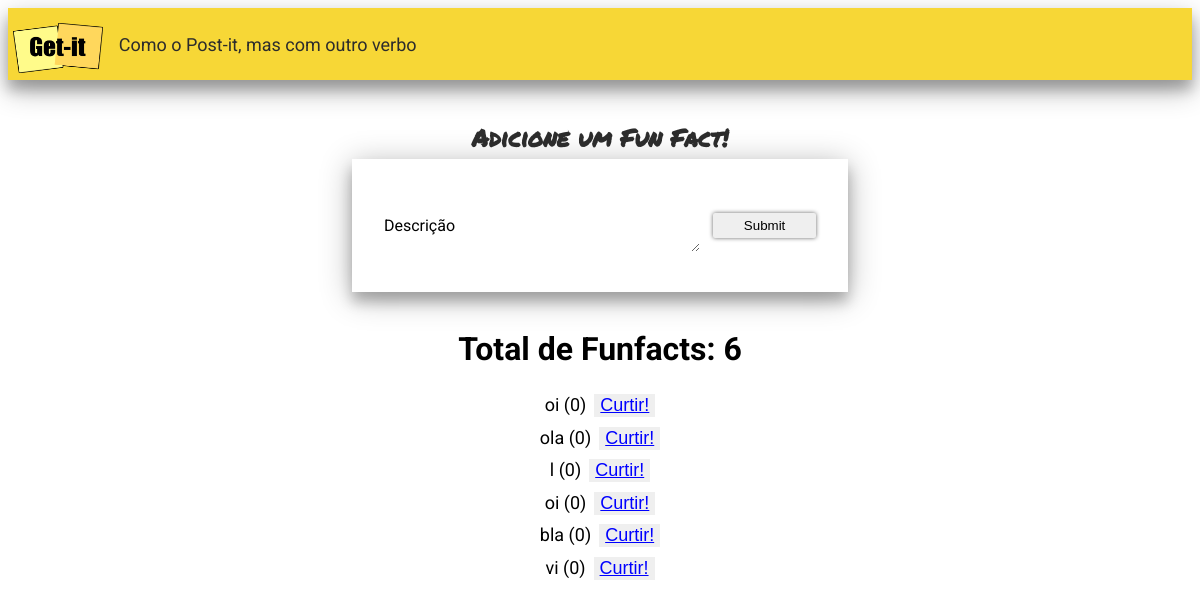
The app's page /fun_facts/, older data.
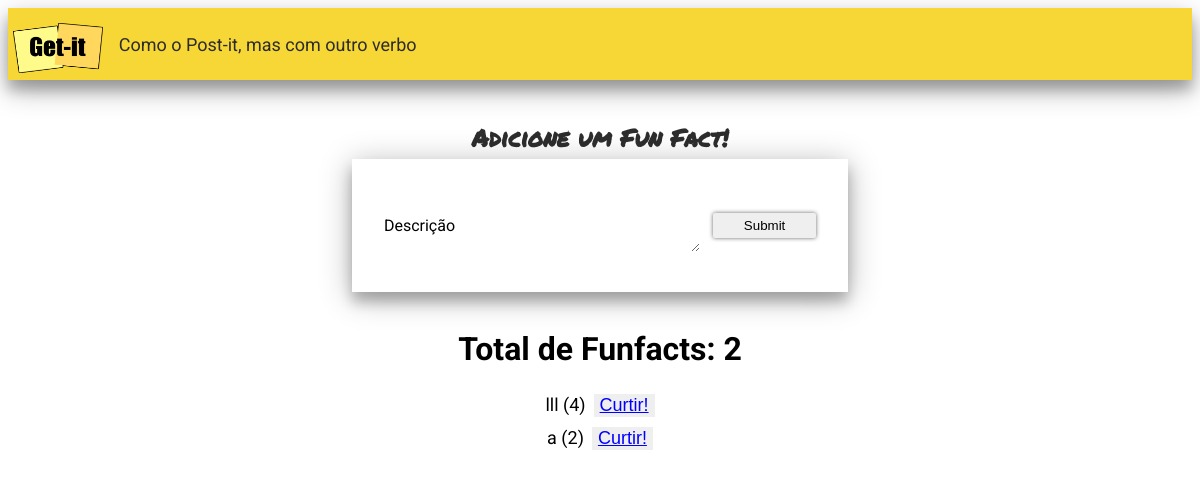
The same page, newer data.
### notes/models.py (models this page shows, shortened)
class Fact(models.Model):
    descricao = models.TextField()
    curtidas = models.IntegerField(default=0)

### notes/views.py (the view)
# urls.py: path('fun_facts/', views.fun_facts, name='fun_facts'),
def fun_facts(request):
    if request.method == 'POST':
        descricao = request.POST.get('descricao')
        fact = Fact.objects.create(descricao=descricao, curtidas=0)
        fact.save()
        return redirect('fun_facts')
    else:
        fun_facts = Fact.objects.all()
        all_facts = fun_facts.count()
        return render(request, 'notes/fun_facts.html', {'fun_facts': fun_facts, 'all_facts': all_facts})

### notes/templates/notes/fun_facts.html (shortened to what this page needs)
{% extends "notes/base.html" %}
{% load static %}
{% block content %}
<main class="container">
    <form method = "post">
        <div>
            <h2 class="titulo_fun_fact">Adicione um Fun Fact!</h2>
        </div>
        <div class="bloco_facts">
            <p style="margin-right: 0.8rem;">Descrição</p>
            <textarea
            class="descricao"
            type="text"
            name="descricao"
            placeholder="descricao">
            </textarea>
            <button class="btn_fun_facts" type="submit">Submit</button>
        </div>
    </form>
    <div class="lista_fun_facts">
        {% if fun_facts %}
        <h1>Total de Funfacts: {{all_facts}}</h1>
        {% for fact in fun_facts %}
        <div class="itens">
            {{ fact.descricao }} ({{ fact.curtidas }})
            <form action="{% url 'like_fact' fact.id %}" method="post">
                <button class="botao_curtir" type="submit">Curtir!</button>
            </form>
        </div>
        {% endfor %}
        {% else %}
            <p class="no-facts">Não há nenhum fato interessante cadastrado.</p>
        {% endif %}
    </div>
</main>
{% endblock %}

### notes/templates/notes/base.html (shortened to what this page needs)
{% load static %}
<!DOCTYPE html>
<html>
  <head>
    <link
      rel="stylesheet"
      href="https://cdnjs.cloudflare.com/ajax/libs/meyer-reset/2.0/reset.min.css"
    />
    <link rel="stylesheet" href="{% static 'notes/css/getit.css' %}" />
    </head>
  <body>
    <div class="appbar">
      <img class="logo" src="{% static 'notes/img/logo-getit.png' %}" />
      <span class="subtitle">Como o Post-it, mas com outro verbo</span>
    </div>
    {% block content %} {% endblock %}
  </body>
</html>

### notes/static/notes/css/getit.css (style rules this page uses)
.logo { width: 90px; height: 50px; margin-left: 0.3rem; margin-top: 0.5rem; display: flex; align-items: flex-start; justify-content: center; }
.subtitle { font-size: 1.2em; display: flex; align-items: center; color: #2c2c2c; font-size: large; margin-left: 1rem; }
.appbar { display: flex; background-color: #f7d736; height: 4.5rem; margin-bottom: 2rem; justify-content:flex-start; align-items: center; box-shadow: 0 10px 28px rgba(0,0,0,0.30), 0 10px 12px rgba(0,0,0,0.22); }
textarea { border: none; width: 80%; color: #2c2c2c; font-size: small; font-family: "Roboto", sans-serif; padding-right: 5rem; font-weight: 550; }
html, body { font-family: "Roboto", sans-serif; }
.container { display: flex; flex-direction: column; margin-top: 2rem; justify-content: center; align-items: center; flex-wrap: wrap; }
.titulo_fun_fact { font-size: 1.5rem; font-weight: 700; color: #2c2c2c; margin-top: 0.5rem; font-family: 'Permanent Marker', cursive; display: flex; justify-content: center; margin-bottom: 0.2rem; }
.bloco_facts { display: flex; flex-direction: row; justify-content: space-around; align-items: center; padding: 2rem; box-shadow: 0 5px 30px rgba(0,0,0,0.30), 0 10px 12px rgba(0,0,0,0.22); }
.descricao { font-weight: 500; color: #2c2c2c; margin-top: 0.5rem; border: black; border-radius: 2%; width: 80%; font-size: 17px; margin-bottom: 0.5rem; padding-right: 5rem; padding-top: 0.7rem; }
.btn_fun_facts { margin-left: 0.8rem; display: block; padding: 5px 8px; width: 50%; border-width: 0; outline: none; border-radius: 2px; box-shadow: 0px 0px 4px rgba(0, 0, 0, 0.6); color: black; transition: background-color 0.3s; }
.lista_fun_facts { display: flex; flex-direction: column; align-items: center; margin-top: 1rem; }
.itens { margin: 0.3rem; font-size: 18px; display: flex; flex-direction: row; }
.botao_curtir { color: blue; border: none; background-color: none; cursor: pointer; text-decoration: underline; font-size: 18px; margin-left: 0.5rem; box-shadow: none; text-shadow: none; }

Row changes from the older to the newer data that the page shows:
removed Fact: descricao "l", curtidas "0"
removed Fact: descricao "oi", curtidas "0"
removed Fact: descricao "bla", curtidas "0"
removed Fact: descricao "vi", curtidas "0"
changed Fact: descricao "oi" → "lll"; curtidas "0" → "4"
changed Fact (number 2 of 2 on the later page): descricao "ola" → "a"; curtidas "0" → "2"
Text that changed along with them:
{{ all_facts }}: "6" → "2"
